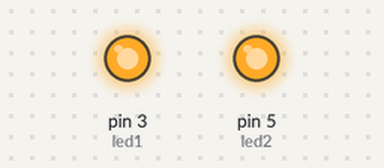
Simulated run of this sketch. Board: Arduino Uno, built with avr-gcc and run on an emulated ATmega328P. Parts: output pins drawn as LEDs (lit = HIGH).

Above: at 3.0 s.
Timing chart, 0 to 7.0 s (numbered marks = the images above):
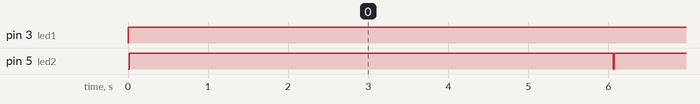

The sketch:

taskA3.ino
```cpp
#include "Arduino_FreeRTOS.h"
#include <util/delay.h>

#define led1 3
#define led2 5
void ledTask1(void* pvParam)
{
  for(;;)
  {
    //delay(3000);
    digitalWrite(led1, HIGH);
    _delay_ms(3000);
    digitalWrite(led1, LOW);
    vTaskDelay(pdMS_TO_TICKS(1)); //fake delay to give the other task the possibility to run
  }
}

void ledTask2(void* pvParam)
{
  for(;;)
  {
    digitalWrite(led2, HIGH);
    _delay_ms(3000);
    digitalWrite(led2, LOW);
    vTaskDelay(pdMS_TO_TICKS(1)); //fake delay to give the other task the possibility to run
  }
}
void loop() {
  // put your main code here, to run repeatedly:

}

void setup() {
  Serial.begin(9600);
  pinMode(led1, OUTPUT);
  pinMode(led2, OUTPUT);
  xTaskCreate(ledTask1, "task1",  100, 0, 50, NULL);

  xTaskCreate(ledTask2, "task2",  100, 0, 1, NULL);

}

//förklaring till observerat beteende:
//1. om man ger lampa p3, task1 högre prio kommer bara den köras. Detta är
//eftersom vTaskDelay är så kort så task1 kommer avbryta task2 direkt när den
//körs igen.
//2. samma sak gäller fast tvärtom för task2
```

Measured:
- by itself, pin 3 (led1): LOW → HIGH at 0.00 s
- by itself, pin 5 (led2): alternates HIGH for 6.0 s and LOW for 0.01 s
- by itself, everything shown: repeats every 6.1 s, in 4 steps
